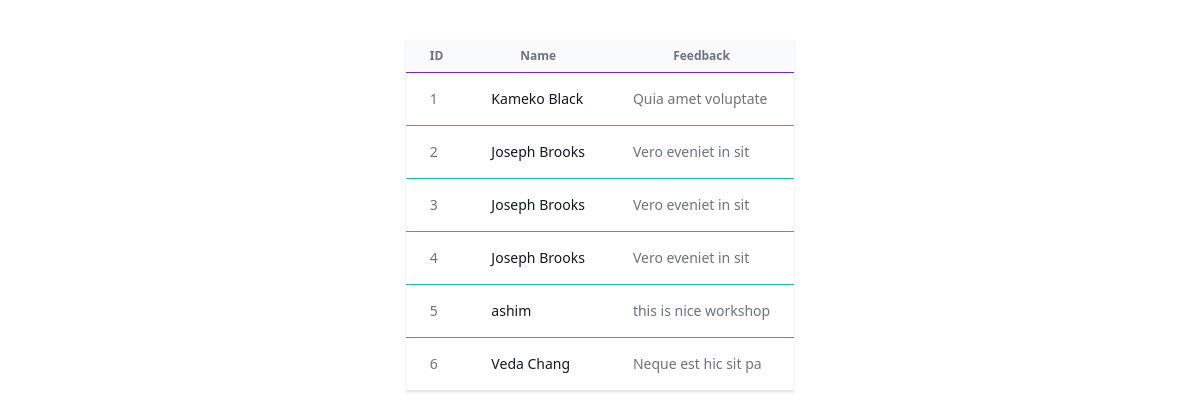
The page /feedback/ on the database its author committed.
### workshop/models.py (models this page shows, shortened)
class Feedback(models.Model):
    name = models.CharField(max_length=100)
    feedback = models.TextField()

### workshop/views.py (the view)
# urls.py: path('feedback/',show_feedback,name="feed"),
def show_feedback(request):
    feeds=Feedback.objects.all()
    context={
          "form":feeds
     }
    return render(request, 'workshop/showall.html',context)

### workshop/templates/workshop/showall.html (shortened to what this page needs)
<!DOCTYPE html>
<html lang="en">
<head>
</head>
<body>
    <div class="container flex justify-center mx-auto mt-10">
        <div class="flex flex-col">
            <div class="w-full">
                <div class="border-b border-gray-200 shadow">
                    <table class="divide-y divide-purple-700 ">
                        <thead class="bg-gray-50">
                            <tr>
                                <th class="px-6 py-2 text-xs text-gray-500">
                                    ID
                                </th>
                                <th class="px-6 py-2 text-xs text-gray-500">
                                    Name
                                </th>
                                <th class="px-6 py-2 text-xs text-gray-500">
                                    Feedback
                                </th>
                            </tr>
                        </thead>
                        <tbody class="bg-white divide-y divide-teal-500 ">
                            {% for f in form %}
                            <tr class="whitespace-nowrap hover:bg-green-500">
                                <td class="px-6 py-4 text-sm text-gray-500 ">
                                    {{f.id}}
                                </td>
                                <td class="px-6 py-4">
                                    <div class="text-sm text-gray-900">
                                        {{f.name}}
                                    </div>
                                </td>
                                <td class="px-6 py-4">
                                    <div class="text-sm text-gray-500">{{f.feedback}}</div>
                                </td>
                            </tr>
                            {% endfor %}
                        </tbody>
                    </table>
                </div>
            </div>
        </div>
    </div>
</body>
    <script src="https://cdn.tailwindcss.com"></script>
</html>

### rows shown on the page
Feedback: id "1", name "Kameko Black", feedback "Quia amet voluptate"
Feedback: id "2", name "Joseph Brooks", feedback "Vero eveniet in sit"
Feedback: id "3", name "Joseph Brooks", feedback "Vero eveniet in sit"
Feedback: id "4", name "Joseph Brooks", feedback "Vero eveniet in sit"
Feedback: id "5", name "ashim", feedback "this is nice workshop"
Feedback: id "6", name "Veda Chang", feedback "Neque est hic sit pa"
